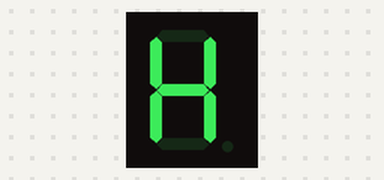
A sketch run on a simulated Arduino Uno, built with avr-gcc and run on an emulated ATmega328P. Parts: 1-digit seven-segment display. Wiring (inferred from the names in the program): 1-digit 7-segment display, segments lit when HIGH: segments pin 12, pin 10, pin 9, pin 8, pin 7, pin 6, pin 5, pin 4. The segment pins are drawn as the display they are named for.

Above: at 0.1 s.
At 2.6 s:
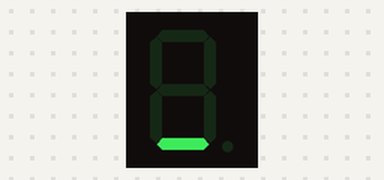
At 3.1 s:
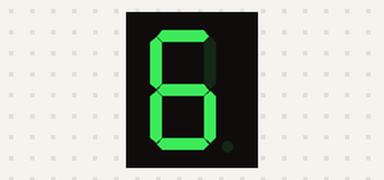
At 6.1 s:
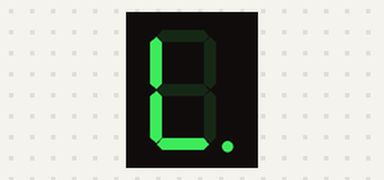
At 8.6 s:
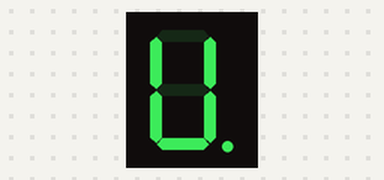
At 10.6 s:
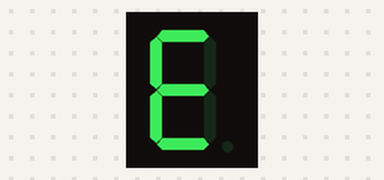

The sketch:

7segment_hello.ino
```cpp
// Declare all the segments pins
const int pinA = 12;
const int pinB = 10;
const int pinC = 9;
const int pinD = 8;
const int pinE = 7;
const int pinF = 6;
const int pinG = 5;
const int pinDP = 4;

const int segSize = 8;
int index = 0;

bool commonAnode = false;  // Modify if you have common anode
const int noOfDigits = 10;
byte state = HIGH;
byte dpState = LOW;
int segments[segSize] = {
  pinA, pinB, pinC, pinD, pinE, pinF, pinG, pinDP
};

byte digitMatrix[noOfDigits][segSize - 1] = {
  // a  b  c  d  e  f  g
  { 0, 1, 1, 0, 1, 1, 1 },  // H
  { 1, 0, 0, 1, 1, 1, 1 },  // E
  { 0, 0, 0, 1, 1, 1, 0 },  // L
  { 0, 0, 0, 1, 1, 1, 0 },  // L
  { 1, 1, 1, 1, 1, 1, 0 },  // O
  { 0, 0, 0, 1, 0, 0, 0 },  // _
  { 1, 0, 1, 1, 1, 1, 1 },  // G
  { 0, 1, 1, 1, 1, 1, 0 },  // U
  { 0, 1, 1, 0, 0, 1, 1 },  // Y
  { 1, 0, 1, 1, 0, 1, 1 }   // S
};

void setup() {
  // Initialize all the pins
  for (int i = 0; i < segSize; i++) {
    pinMode(segments[i], OUTPUT);
  }
  // TODO: Check if commonAnode should be modified here
  if (commonAnode) {
    state = !state;
  }
}

void loop() {
  // TODO: Implement the logic to display numbers on the 7-segment display

  displayNumber(index, dpState);

  // TODO: Control the timing for switching between numbers
  index++;
  delay(500);

  if (index >= noOfDigits) {
    index = 0;
    dpState = !dpState;

  }
}

void displayNumber(byte digit, byte decimalPoint) {
  // TODO: Write the code to display the given digit on the 7-segment display
  digitalWrite(segments[segSize - 1], decimalPoint);

  for (int i = 0; i < segSize - 1; ++i) {
    digitalWrite(segments[i], digitMatrix[digit][i]);
  }
}
```

Measured:
- by itself, everything shown: repeats every 10.0 s, in 18 steps
- what the display in image 1 shows lasts 0.5 s, from 2.5 s to 3.0 s
- what the display in image 3 shows lasts 1.0 s, from 6.0 s to 7.0 s
